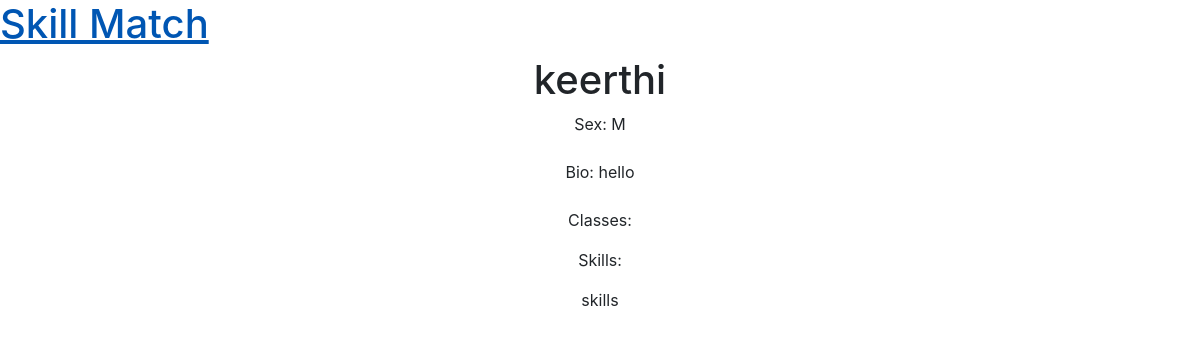
The page /skillMatch/students/blob7/ on the database as committed earlier.
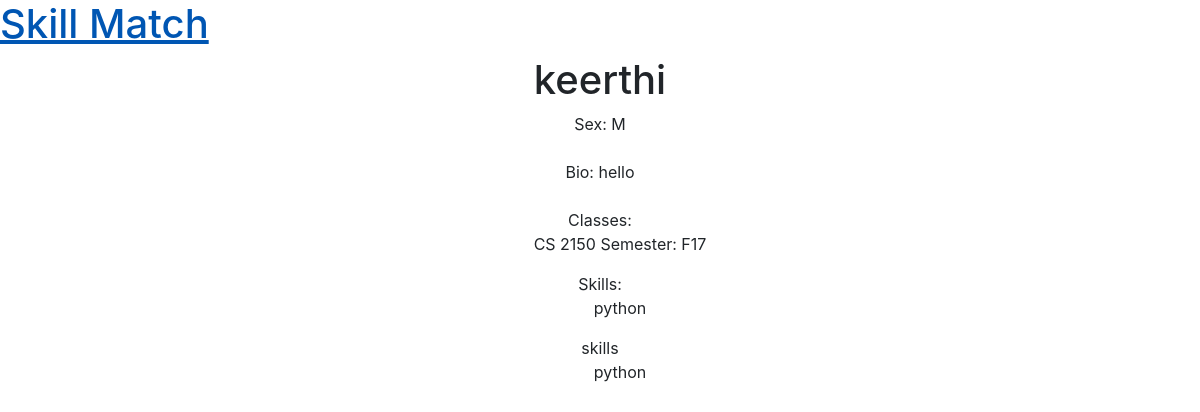
The same page on the database as committed later.
### skillMatch/models.py (models this page shows)
class Class(models.Model):
    prefix = models.CharField(max_length=5)
    course_number = models.CharField(max_length=5)
    professor = models.CharField(max_length=50)
    semester = models.CharField(max_length=50)
    def __str__(self):
        return self.prefix + " "+ self.course_number +" Semester: "+ self.semester

class Skill(models.Model):
    name = models.CharField(max_length=50, unique=True)
    def __str__(self):
        return self.name

### skillMatch/views.py (the view)
# urls.py: path('students/<slug:user_id>/', views.studentProfileView, name='profile'),
def studentProfileView(request, user_id):
    person = get_object_or_404(Student, computing_id=user_id)
    person_classes = person.classes.all()
    person_skills = person.skills.all()
    context = {'person' : person,
                'person_classes' : person_classes,
                'person_skills' : person_skills}
    return render(request, 'skillMatch/student.html', context)

### templates/skillMatch/student.html (shortened to what this page needs)
{% extends 'skillMatch/profile.html' %}
{% load crispy_forms_tags %}
{% block content %}
    <div align="center">
    <h1>{{person.name}}</h1>
    Sex: {{person.sex}}
    <br>
    <br>
    Bio: {{person.bio}}
    <br>
    <br>
    Classes:
        <ul>
        {% for class in person_classes %}
            {{ class }} <br>
        {% endfor %}
        </ul>
    Skills:
        <ul>
        {% for skill in person_skills %}
            {{ skill }} <br>
        {% endfor %}
        </ul>
    skills
    <ul>
    {% for skill in person_skills %}
        {{ skill }}
    {% endfor %}
    </ul>
{% endblock %}

Rows that differ between the two databases and show on the page:
added Class: prefix+course_number+semester "CS 2150 Semester: F17"
added Skill: name "python"
